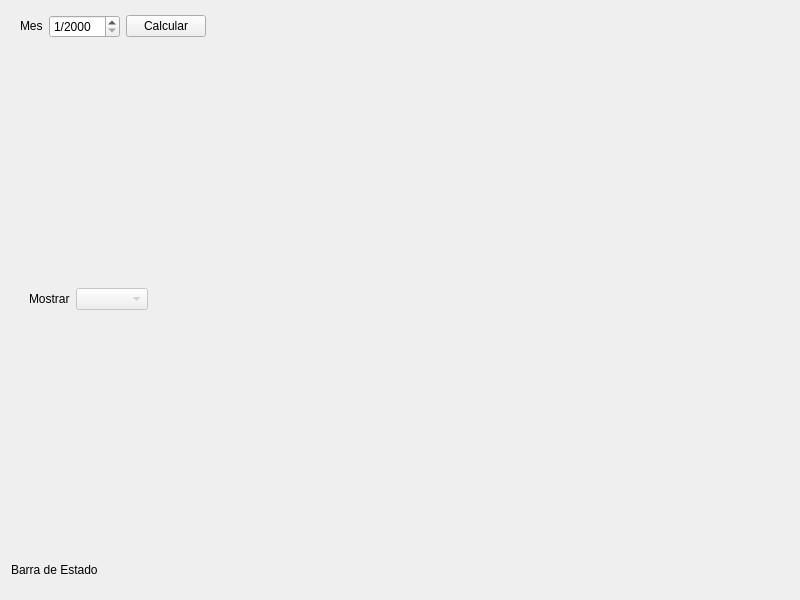
<?xml version="1.0" encoding="UTF-8"?>
<ui version="4.0">
 <class>Frame</class>
 <widget class="QFrame" name="Frame">
  <property name="geometry">
   <rect>
    <x>0</x>
    <y>0</y>
    <width>800</width>
    <height>600</height>
   </rect>
  </property>
  <property name="windowTitle">
   <string>Frame</string>
  </property>
  <layout class="QVBoxLayout" name="verticalLayout">
   <property name="topMargin">
    <number>0</number>
   </property>
   <item>
    <widget class="QFrame" name="tool_bar_frame">
     <property name="sizePolicy">
      <sizepolicy hsizetype="Preferred" vsizetype="Maximum">
       <horstretch>0</horstretch>
       <verstretch>0</verstretch>
      </sizepolicy>
     </property>
     <property name="frameShape">
      <enum>QFrame::NoFrame</enum>
     </property>
     <property name="frameShadow">
      <enum>QFrame::Raised</enum>
     </property>
    </widget>
   </item>
   <item>
    <widget class="QFrame" name="main_content_frame">
     <property name="frameShape">
      <enum>QFrame::NoFrame</enum>
     </property>
     <property name="frameShadow">
      <enum>QFrame::Raised</enum>
     </property>
     <layout class="QVBoxLayout" name="verticalLayout_2">
      <property name="leftMargin">
       <number>0</number>
      </property>
      <property name="topMargin">
       <number>0</number>
      </property>
      <property name="rightMargin">
       <number>0</number>
      </property>
      <property name="bottomMargin">
       <number>0</number>
      </property>
      <item>
       <widget class="QFrame" name="frame_3">
        <property name="sizePolicy">
         <sizepolicy hsizetype="Preferred" vsizetype="Maximum">
          <horstretch>0</horstretch>
          <verstretch>0</verstretch>
         </sizepolicy>
        </property>
        <property name="frameShape">
         <enum>QFrame::NoFrame</enum>
        </property>
        <property name="frameShadow">
         <enum>QFrame::Raised</enum>
        </property>
        <layout class="QHBoxLayout" name="horizontalLayout_4">
         <item>
          <widget class="QFrame" name="frame_6">
           <property name="sizePolicy">
            <sizepolicy hsizetype="Maximum" vsizetype="Maximum">
             <horstretch>0</horstretch>
             <verstretch>0</verstretch>
            </sizepolicy>
           </property>
           <property name="frameShape">
            <enum>QFrame::NoFrame</enum>
           </property>
           <property name="frameShadow">
            <enum>QFrame::Raised</enum>
           </property>
           <layout class="QHBoxLayout" name="horizontalLayout_3">
            <property name="leftMargin">
             <number>0</number>
            </property>
            <property name="topMargin">
             <number>0</number>
            </property>
            <property name="rightMargin">
             <number>0</number>
            </property>
            <property name="bottomMargin">
             <number>0</number>
            </property>
            <item>
             <widget class="QLabel" name="label_2">
              <property name="sizePolicy">
               <sizepolicy hsizetype="Maximum" vsizetype="Maximum">
                <horstretch>0</horstretch>
                <verstretch>0</verstretch>
               </sizepolicy>
              </property>
              <property name="text">
               <string>Mes</string>
              </property>
             </widget>
            </item>
            <item>
             <widget class="QDateEdit" name="month_date_edit">
              <property name="sizePolicy">
               <sizepolicy hsizetype="Maximum" vsizetype="Maximum">
                <horstretch>0</horstretch>
                <verstretch>0</verstretch>
               </sizepolicy>
              </property>
              <property name="cursor">
               <cursorShape>PointingHandCursor</cursorShape>
              </property>
              <property name="displayFormat">
               <string>M/yyyy</string>
              </property>
             </widget>
            </item>
           </layout>
          </widget>
         </item>
         <item>
          <widget class="QPushButton" name="calculate_button">
           <property name="sizePolicy">
            <sizepolicy hsizetype="Maximum" vsizetype="Maximum">
             <horstretch>0</horstretch>
             <verstretch>0</verstretch>
            </sizepolicy>
           </property>
           <property name="cursor">
            <cursorShape>PointingHandCursor</cursorShape>
           </property>
           <property name="text">
            <string>Calcular</string>
           </property>
          </widget>
         </item>
         <item>
          <spacer name="horizontalSpacer_2">
           <property name="orientation">
            <enum>Qt::Horizontal</enum>
           </property>
           <property name="sizeHint" stdset="0">
            <size>
             <width>40</width>
             <height>20</height>
            </size>
           </property>
          </spacer>
         </item>
        </layout>
       </widget>
      </item>
      <item>
       <widget class="QFrame" name="graph_frame">
        <property name="frameShape">
         <enum>QFrame::NoFrame</enum>
        </property>
        <property name="frameShadow">
         <enum>QFrame::Raised</enum>
        </property>
        <layout class="QVBoxLayout" name="verticalLayout_3">
         <item>
          <widget class="QFrame" name="frame_5">
           <property name="sizePolicy">
            <sizepolicy hsizetype="Maximum" vsizetype="Maximum">
             <horstretch>0</horstretch>
             <verstretch>0</verstretch>
            </sizepolicy>
           </property>
           <property name="frameShape">
            <enum>QFrame::NoFrame</enum>
           </property>
           <property name="frameShadow">
            <enum>QFrame::Raised</enum>
           </property>
           <layout class="QHBoxLayout" name="horizontalLayout_2">
            <item>
             <widget class="QLabel" name="label">
              <property name="sizePolicy">
               <sizepolicy hsizetype="Maximum" vsizetype="Maximum">
                <horstretch>0</horstretch>
                <verstretch>0</verstretch>
               </sizepolicy>
              </property>
              <property name="text">
               <string>Mostrar</string>
              </property>
             </widget>
            </item>
            <item>
             <widget class="QComboBox" name="vertical_axes_combo_box">
              <property name="enabled">
               <bool>false</bool>
              </property>
              <property name="sizePolicy">
               <sizepolicy hsizetype="Maximum" vsizetype="Maximum">
                <horstretch>0</horstretch>
                <verstretch>0</verstretch>
               </sizepolicy>
              </property>
              <property name="cursor">
               <cursorShape>PointingHandCursor</cursorShape>
              </property>
             </widget>
            </item>
           </layout>
          </widget>
         </item>
        </layout>
       </widget>
      </item>
     </layout>
    </widget>
   </item>
   <item>
    <widget class="QFrame" name="frame">
     <property name="sizePolicy">
      <sizepolicy hsizetype="Preferred" vsizetype="Maximum">
       <horstretch>0</horstretch>
       <verstretch>0</verstretch>
      </sizepolicy>
     </property>
     <property name="frameShape">
      <enum>QFrame::NoFrame</enum>
     </property>
     <property name="frameShadow">
      <enum>QFrame::Raised</enum>
     </property>
     <layout class="QHBoxLayout" name="horizontalLayout">
      <property name="leftMargin">
       <number>0</number>
      </property>
      <item>
       <widget class="QLabel" name="status_bar_label">
        <property name="sizePolicy">
         <sizepolicy hsizetype="Maximum" vsizetype="Maximum">
          <horstretch>0</horstretch>
          <verstretch>0</verstretch>
         </sizepolicy>
        </property>
        <property name="text">
         <string>Barra de Estado</string>
        </property>
       </widget>
      </item>
      <item>
       <spacer name="horizontalSpacer">
        <property name="orientation">
         <enum>Qt::Horizontal</enum>
        </property>
        <property name="sizeHint" stdset="0">
         <size>
          <width>40</width>
          <height>20</height>
         </size>
        </property>
       </spacer>
      </item>
     </layout>
    </widget>
   </item>
  </layout>
 </widget>
 <resources/>
 <connections/>
</ui>
